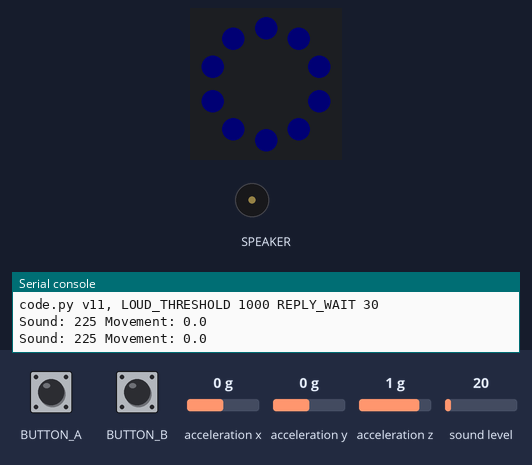
Bench run of a program on a simulated Circuit Playground running CircuitPython. Parts: the board's ring of 10 RGB LEDs (number 0 left of the top, counting anticlockwise), buzzer (waves = sounding), the last lines printed to the serial console. The test bench sets the inputs (shaded band); at power-on: sound level 20, acceleration x 0 g, acceleration y 0 g, acceleration z 1 g. Dim RGB values are drawn brighter than linear.

Above: at 1.2 s.
1.3 s: sound level set to 84
3.6 s: sound level set to 91
At 5.5 s:
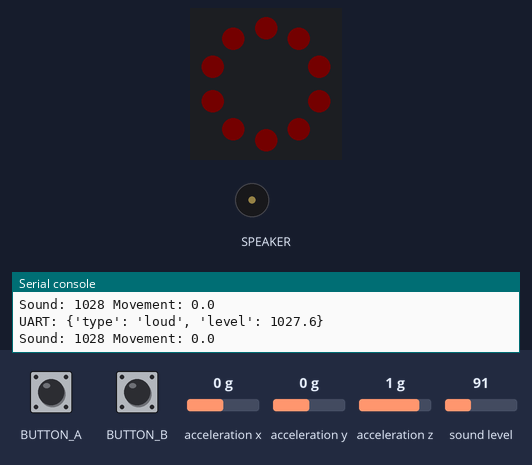
6.6 s: button B pressed for 3.2 s
At 6.89 s:
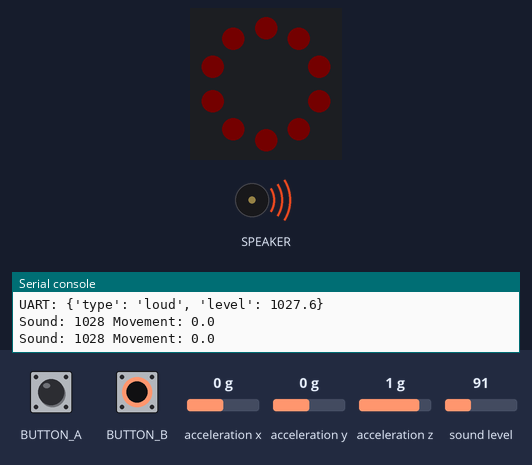
Timing chart, 0 to 9.6 s (numbered marks = the images above; inputs shaded):
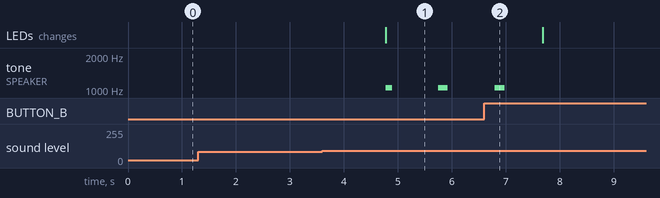

Measured:
- the behaviour switches between 88 and 89 on sound level (found by bisection; images 0 and 1)
- after the input at 3.6 s, tone on SPEAKER: alternates 1046 Hz for 0.15 s and silent for 0.85 s, starting after 1.2 s; the LEDs: change after 1.2 s (image 1)
- after the input at 6.6 s, tone on SPEAKER: goes on until 7.0 s, then stays silent

The program:

cpx_code.py
```python
import array
import math
import time

import audiobusio
import board
import busio
from adafruit_circuitplayground import cp

LOUD_THRESHOLD = 1000
MOTION_THRESHOLD = 0.35
FALL_THRESHOLD = 3.5
MOTION_COOLDOWN = 5
REPLY_WAIT_SECONDS = 30
ALARM_COOLDOWN = 45
BEEP_PERIOD = 1
FALL_NOISE = 1000
FALL_WINDOW = 1

uart = busio.UART(board.TX, board.RX, baudrate=9600, timeout=0, receiver_buffer_size=256)
mic = audiobusio.PDMIn(
    board.MICROPHONE_CLOCK, board.MICROPHONE_DATA, sample_rate=16000, bit_depth=16
)
samples = array.array("H", bytes(1024))
cp.pixels.brightness = 0.06
cp.pixels.fill((0, 0, 20))
baseline = list(cp.acceleration)
last_motion = -MOTION_COOLDOWN
next_alarm = 0
pending_until = 0
last_ping = -2
last_log = -1
previous_a = False
b_started = None
b_sent = False
motion_hits = 0
quiet_since = None
loud_rearmed = True
beeping = False
last_beep = 0
_ota_buf = b""
move_at = noise_at = None
move_peak = noise_peak = 0


def _check_uart():
    global _ota_buf, mic, samples, MOTION_THRESHOLD, FALL_THRESHOLD, LOUD_THRESHOLD
    if uart.in_waiting:
        _ota_buf += uart.read(uart.in_waiting) or b""
    if not _ota_buf:
        return False
    i = _ota_buf.find(b"OTA ")
    if i < 0:
        i = _ota_buf.find(b"SET ")
    if i < 0:
        _ota_buf = _ota_buf[-3:]
        return False
    _ota_buf = _ota_buf[i:]
    if b"\n" not in _ota_buf:
        return True
    line, rest = _ota_buf.split(b"\n", 1)
    _ota_buf = b""
    try:
        p = line.decode().split(" ")
        if p[0] == "SET":
            MOTION_THRESHOLD = float(p[1])
            FALL_THRESHOLD = float(p[2])
            LOUD_THRESHOLD = 1000 if p[3] == "1" else 1e9
            print("Settings:", p)
            _ota_buf = rest
            return False
        n = int(p[1])
        c = int(p[2])
    except (ValueError, IndexError):
        return False
    mic.deinit()
    mic = samples = None
    import gc

    gc.collect()
    import ota_receiver

    ota_receiver.receive(uart, rest, n, c, cp.pixels)


def send(event):
    parts = []
    for k, v in event.items():
        parts.append('"{}": "{}"'.format(k, v) if isinstance(v, str) else '"{}": {}'.format(k, v))
    uart.write(("{" + ", ".join(parts) + "}\n").encode("utf-8"))
    if event["type"] != "sensor_alive":
        print("UART:", event)


print("code.py v11, LOUD_THRESHOLD", LOUD_THRESHOLD, "REPLY_WAIT", REPLY_WAIT_SECONDS)

while True:
    if _check_uart():
        continue
    mic.record(samples, len(samples))
    mean = sum(samples) / len(samples)
    level = math.sqrt(sum((v - mean) ** 2 for v in samples) / len(samples))
    now = time.monotonic()
    acceleration = cp.acceleration
    movement = math.sqrt(sum((acceleration[i] - baseline[i]) ** 2 for i in range(3)))
    for i in range(3):
        baseline[i] += 0.15 * (acceleration[i] - baseline[i])

    if movement > FALL_THRESHOLD and move_at is None:
        move_at = now
        move_peak = movement
    if level > FALL_NOISE and noise_at is None:
        noise_at = now
        noise_peak = 0
    if noise_at is not None:
        noise_peak = max(noise_peak, level)

    if level < LOUD_THRESHOLD * 0.6:
        if quiet_since is None:
            quiet_since = now
        if now - quiet_since > 1:
            loud_rearmed = True
    else:
        quiet_since = None

    if move_at is not None and noise_at is not None and now >= next_alarm:
        send({"type": "fall", "level": round(move_peak, 2)})
        pending_until = now + REPLY_WAIT_SECONDS
        next_alarm = now + ALARM_COOLDOWN
        last_motion = now
        move_at = noise_at = None
        loud_rearmed = False
    if move_at is not None and now - move_at > FALL_WINDOW:
        if now - last_motion >= MOTION_COOLDOWN:
            send({"type": "motion", "level": round(move_peak, 2)})
            last_motion = now
        move_at = None
    if noise_at is not None and now - noise_at > FALL_WINDOW:
        if noise_peak > LOUD_THRESHOLD and loud_rearmed and now >= next_alarm:
            send({"type": "loud", "level": round(noise_peak, 1)})
            pending_until = now + REPLY_WAIT_SECONDS
            next_alarm = now + ALARM_COOLDOWN
            loud_rearmed = False
        noise_at = None

    motion_hits = motion_hits + 1 if movement > MOTION_THRESHOLD else 0
    if move_at is None and motion_hits >= 2 and now - last_motion >= MOTION_COOLDOWN:
        send({"type": "motion", "level": round(movement, 2)})
        last_motion = now
        motion_hits = 0

    a = cp.button_a
    b = cp.button_b
    if b:
        if b_started is None:
            b_started = now
        if not b_sent and now - b_started >= 1:
            send({"type": "reply", "value": "help"})
            b_sent = True
            pending_until = 0
    else:
        b_started = None
        b_sent = False
    if a and not previous_a and not b and now < pending_until:
        send({"type": "reply", "value": "ok_button"})
        pending_until = 0
    previous_a = a

    cp.pixels.fill((30, 10, 0) if now < pending_until else (0, 0, 20))

    if now < pending_until:
        if now - last_beep >= BEEP_PERIOD:
            cp.start_tone(1046)
            beeping = True
            last_beep = now
        elif beeping and now - last_beep >= 0.15:
            cp.stop_tone()
            beeping = False
    elif beeping:
        cp.stop_tone()
        beeping = False

    if now - last_ping >= 2:
        send({"type": "sensor_alive"})
        last_ping = now
    if now - last_log >= 1:
        print("Sound:", round(level), "Movement:", round(movement, 2))
        last_log = now
    time.sleep(0.02)
```
